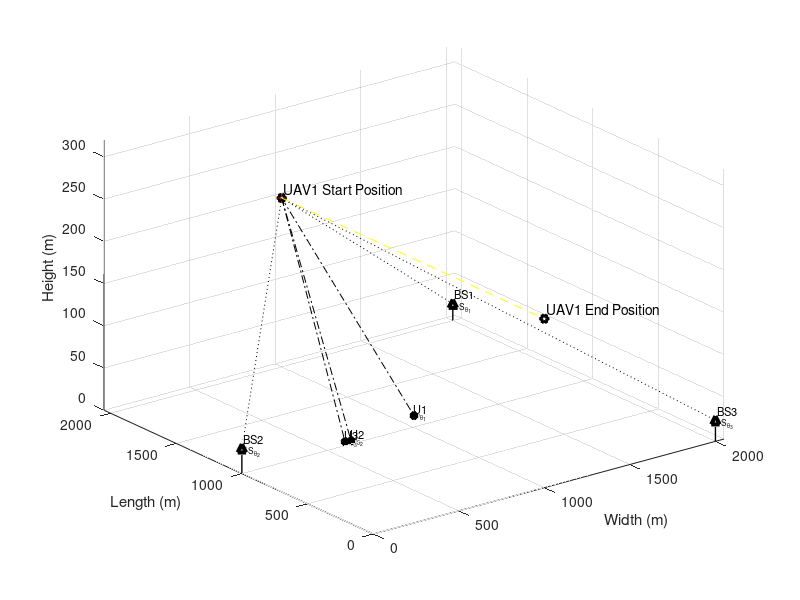

The MATLAB script that drew this image: (Note: this script raises an error after producing the figure.)
clc;
clear variables;
close all;

%% Simulation Environment

enWidth = 2000;             % Simulation Environment Width (X axis)
enLength = 2000;            % Simulation Environment Length (Y axis)
enHeight = 320;             % Simulation Environment Height (Z axis)
maxHeighUAV = 300;          % Maximum Height of UAV
minHeighUAV = 50;           % Minimum Height of UAV
noUsers = 3;                % Number of Users
noBS = 3;                   % Number of Base Sations
noUAV = 1;                  % Number of UAVs

%% Users, Base Sataions and UAV Position

% UAV Position
for i=1:noUAV
    xUAV_S(i) = 1000;       % UAV position in X axis
    yUAV_S(i) = enLength;      % UAV position in Y axis
    zUAV_S(i) = 200;%randi([minHeighUAV,maxHeighUAV]);   % UAV position in Z axis
end

% UAV End Position
for i=1:noUAV
    xUAV_E(i) = 1000;       % UAV position in X axis
    yUAV_E(i) = 0;      % UAV position in Y axis
    zUAV_E(i) = 200;%randi([minHeighUAV,maxHeighUAV]);   % UAV position in Z axis
end

% UAV Position
for i=1:noUAV
    xUAV(i) = 1000;       % UAV position in X axis
    yUAV(i) = enLength;      % UAV position in Y axis
    zUAV(i) = zUAV_S(i);   % UAV position in Z axis
end

% BS positions
xBS = [2000,0,2000];
yBS = [2000,1000,0];
zBS = [20, 30, 25];

% Users' posision
for i=1:noUsers
    xUser(i) = randi([enWidth/4, 3*enWidth/4]);      % User position in X axis
    yUser(i) = randi([enLength/4, 3*enLength/4]);     % User position in Y axis
    zUser(i) = 0;                   % User position in Z axis = 0
end

%% Figure Plot in Initial State

% User plotting
figure,
userPlot = plot3(xUser,yUser,zUser,'k*','linewidth',3); hold on;
for o=1:noUsers
    textUsers(o) = text(xUser(o)-10,yUser(o)-10,zUser(o)+10,['U',num2str(o)],'FontSize', 8);
    textUsAngle(o) = text(xUser(o)+10,yUser(o)+10,['U_{\theta_{',num2str(o),'}}'],'FontSize', 6);
end

% UAVs Plotting
plot3(xUAV_S, yUAV_S, zUAV_S, 'kh','linewidth', 3);
for o=1:noUAV
    text(xUAV_S(o) + 20, yUAV_S(o) + 10, zUAV_S(o) + 10,['UAV',num2str(o),' Start Position']);
end

plot3(xUAV_E, yUAV_E, zUAV_E, 'kh','linewidth', 3);
for o=1:noUAV
    text(xUAV_E(o) + 20, yUAV_E(o) + 10, zUAV_E(o) + 10,['UAV',num2str(o),' End Position']);
end

% BSs Plotting
plot3(xBS, yBS, zBS, 'k^','linewidth', 3);
for o=1:noBS
    plot3([xBS(o) xBS(o)], [yBS(o) yBS(o)],[zBS(o) 0], 'k-','linewidth', 1); drawnow
    text(xBS(o) + 20, yBS(o) + 10, zBS(o) + 10,['BS', num2str(o)],'FontSize', 8);
    textBSAngle(o) = text(xBS(o)+10,yBS(o)+10,zBS(o)-5,['BS_{\theta_{',num2str(o),'}}'],'FontSize', 6);
end

% Plotting LoS Channel between BSs and UAVs
for i = 1:noUAV
    for directBS = 1:noBS
        plot3([xUAV(i) xBS(directBS)], [yUAV(i) yBS(directBS)],[zUAV(i) zBS(directBS)], 'k:','linewidth', 0.5); drawnow
    end
end



% Plotting LoS Channel between users and UAVs
for i = 1:noUAV
    for directUsers = 1:noUsers
        plot3([xUAV(i) xUser(directUsers)], [yUAV(i) yUser(directUsers)],[zUAV(i) zUser(directUsers)], 'k-.','linewidth', 0.5); drawnow
    end
end

% Plotting UAV default path
for i = 1:noUAV
    plot3([xUAV_S(i) xUAV_E(i)], [yUAV_S(i) yUAV_E(i)],[zUAV_S(i) zUAV_E(i)], 'y--','linewidth', 0.5); drawnow
end

mx = (zUAV_S - zUAV_E)/(yUAV_S - yUAV_E);
c = zUAV_S - mx*yUAV_S;

%eqY = m*x + c;

% 3D Plot labels
xlim([0 2050])
ylim([0 2050])
zlim([0 320])
xlabel('Width (m)');
ylabel('Length (m)');
zlabel('Height (m)');
grid on; hold on; drawnow

index = 1;

%% Information for path loss model

eta = 2.5;              % Path Loss Component
b_0dB = -50;            % Reference Channel Gain in dB
b_0 = db2pow(b_0dB);    % Reference Channel Gain in linear scale
k = 0.01;               % Additional attenuation for NLoS

%% Infromation for Rician Fading Model

% Rician factor
K_min = 4;      % K_min value in dB
K_max = 12;     % K_max value in dB

A1 = db2pow(K_min);
A2 = (2/pi)*log((db2pow(K_max))/A1);

%N = 10^5;
g = sqrt(1/2)*(randn(1,1)+1i*randn(1,1));

%% Simulation

for j = enLength:-100:0
    for i=1:noUAV
        zUAV(i) = mx*j + c;
        yUAV(i) = j;
        plot3(xUAV(i),  yUAV(i),  zUAV(i), 'r+','linewidth', 0.5);hold on;

        % LoS distance between UAVs and BSs
        for bm=1:noBS
            groundDisUAV_BS(i,bm) = sqrt((xUAV(i)-xBS(bm))^2 + (yUAV(i)-yBS(bm))^2);
            DisUAV_BS(i,bm) = sqrt(groundDisUAV_BS(i,bm)^2 + (zBS(bm)-zUAV(i))^2);
            
            % Elavation Angle in radiant between UAVs and Users
            angleUAV_BS(i,bm) = atan(abs(zBS(bm)-zUAV(i))/groundDisUAV_BS(i,bm))*(180/pi);
            
            PLoS_BS(index,i,bm) = 1/(1+(10*exp(-0.6*(angleUAV_BS(i,bm)-10))));
            
            pow_LoS_BS = b_0*(DisUAV_BS(i,bm)^(-eta));
            pow_NLoS_BS = k*b_0*(DisUAV_BS(i,bm)^(-eta));
            Ch_pow_LoS_BS(index,i,bm) = pow2db(pow_LoS_BS); 
            Ch_pow_NLoS_BS(index,i,bm) = pow2db(pow_NLoS_BS);
            
            % Expected Path Loss Channel gain
            E_bd_BS = PLoS_BS(index,i,bm)*pow_LoS_BS + (1 - PLoS_BS(index,i,bm))*pow_NLoS_BS;
            E_bd_dB_BS(index,i,bm) = pow2db(E_bd_BS); % in dB
            
            % Angle depend rician factor
            K_UAV_BS(i,bm) = A1*exp(A2*angleUAV_BS(i,bm)*(pi/180));
            
            g_UAV_BS(i,bm) = sqrt(K_UAV_BS(i,bm)/(1+K_UAV_BS(i,bm)))*g + sqrt(1/(1+K_UAV_BS(i,bm)))*g;
            
            h_UAV_BS(index,i,bm) = sqrt(pow_LoS_BS)*g_UAV_BS(i,bm);
            
            h_UAV_BS_dB(index,i,bm) = pow2db(abs(h_UAV_BS(index,i,bm))^2);
            
        end
        
        % LoS distance between UAVs and Users
        for m=1:noUsers
            groundDisUAV_User(i,m) = sqrt((xUAV(i)-xUser(m))^2 + (yUAV(i)-yUser(m))^2);
            DisUAV_User(i,m) = sqrt(groundDisUAV_User(i,m)^2 + zUAV(i)^2);
            
            % Elavation Angle in radiant between UAVs and Users
            angleUAV_User(i,m) = atan(zUAV(i)/groundDisUAV_User(i,m))*(180/pi);
            
            
            PLoS(index,i,m) = 1/(1+(10*exp(-0.6*(angleUAV_User(i,m)-10))));
            
            pow_LoS = b_0*(DisUAV_User(i,m)^(-eta));
            pow_NLoS = k*b_0*(DisUAV_User(i,m)^(-eta));
            Ch_pow_LoS(index,i,m) = pow2db(pow_LoS); 
            Ch_pow_NLoS(index,i,m) = pow2db(pow_NLoS);
            
            % Expected Path Loss Channel gain
            E_bd = PLoS(index,i,m)*pow_LoS + (1 - PLoS(index,i,m))*pow_NLoS;
            E_bd_dB(index,i,m) = pow2db(E_bd); % in dB
            
            
            % Angle depend rician factor
            K_UAV_User(i,m) = A1*exp(A2*angleUAV_User(i,m)*(pi/180));
            
            g_UAV_User(i,m) = sqrt(K_UAV_User(i,m)/(1+K_UAV_User(i,m)))*g + sqrt(1/(1+K_UAV_User(i,m)))*g;
            
            h_UAV_Users(index,i,m) = sqrt(pow_LoS)*g_UAV_User(i,m);
            
            h_UAV_Users_dB(index,i,m) = pow2db(abs(h_UAV_Users(index,i,m))^2);
           
        end
        
        % Power coefficeints calculation for users
        [pow_coef_array_ch(index,:), pow_coef_array_fr(index,:)] = findPowCoeff(abs(h_UAV_Users(index,i,:)),noUsers);
        
        % Achievable Rate Calculations for Users
        [achievableRate_ch(index,:), achievableRate_fr(index,:)] = findAchievableRate(h_UAV_Users(index,i,:),pow_coef_array_ch(index,:),pow_coef_array_fr(index,:),noUsers);
        
        % Achievable Rate Calculations for BSs
        achievableRate_BS(index,:) = findAchievableRate_BS(h_UAV_BS(index,i,:),noBS);
        
        % Achievable Rate Calculations for Users in SWIPT model
        [achievableRate_ch_SWIPT(index,:), achievableRate_fr_SWIPT(index,:)] = findAchievableRate_SWIPT(h_UAV_Users(index,i,:),h_UAV_BS(index,i,:),pow_coef_array_ch(index,:),pow_coef_array_fr(index,:),noUsers);
        
        minRate = min(achievableRate_ch(index,:))
        if index>1 && index<21
            updatedPosition = positionUpdate_PSO(xUAV(i),yUAV(i),zUAV(i),minRate,noUsers,xUser,yUser,g);
            up_xUAV(index,i) = xUAV(i) + updatedPosition.position(1);
            up_zUAV(index,i) = zUAV(i) + updatedPosition.position(2);
            up_yUAV(index,i) = yUAV(i);
        else
            up_xUAV(index,i) = xUAV(i);
            up_yUAV(index,i) = yUAV(i);
            up_zUAV(index,i) = zUAV(i);
        end
        plot3(up_xUAV(index,i),  up_yUAV(index,i),  up_zUAV(index,i), 'gh','linewidth', 0.5);hold on;
        
        if index>1 
            plot3([up_xUAV(index-1,i) up_xUAV(index,i)], [up_yUAV(index-1,i) up_yUAV(index,i)],[up_zUAV(index-1,i) up_zUAV(index,i)], 'g--','linewidth', 0.5); drawnow
        end
       % updatedPosition.minRate
        % LoS distance between UAVs and BSs
        for bm=1:noBS
            groundDisUAV_BS_Up(i,bm) = sqrt((up_xUAV(index,i)-xBS(bm))^2 + (up_yUAV(index,i)-yBS(bm))^2);
            DisUAV_BS_Up(i,bm) = sqrt(groundDisUAV_BS_Up(i,bm)^2 + (zBS(bm)-up_zUAV(index,i))^2);
            
            % Elavation Angle in radiant between UAVs and Users
            angleUAV_BS_Up(i,bm) = atan(abs(zBS(bm)-up_zUAV(index,i))/groundDisUAV_BS_Up(i,bm))*(180/pi);
            
            PLoS_BS_Up(index,i,bm) = 1/(1+(10*exp(-0.6*(angleUAV_BS_Up(i,bm)-10))));
            
            pow_LoS_BS_Up = b_0*(DisUAV_BS_Up(i,bm)^(-eta));
            pow_NLoS_BS_Up = k*b_0*(DisUAV_BS_Up(i,bm)^(-eta));
            Ch_pow_LoS_BS_Up(index,i,bm) = pow2db(pow_LoS_BS_Up); 
            Ch_pow_NLoS_BS_Up(index,i,bm) = pow2db(pow_NLoS_BS_Up);
            
            % Expected Path Loss Channel gain
            E_bd_BS_Up = PLoS_BS_Up(index,i,bm)*pow_LoS_BS_Up + (1 - PLoS_BS_Up(index,i,bm))*pow_NLoS_BS_Up;
            E_bd_dB_BS_Up(index,i,bm) = pow2db(E_bd_BS_Up); % in dB
            
            % Angle depend rician factor
            K_UAV_BS_Up(i,bm) = A1*exp(A2*angleUAV_BS_Up(i,bm)*(pi/180));
            
            g_UAV_BS_Up(i,bm) = sqrt(K_UAV_BS_Up(i,bm)/(1+K_UAV_BS_Up(i,bm)))*g + sqrt(1/(1+K_UAV_BS_Up(i,bm)))*g;
            
            h_UAV_BS_Up(index,i,bm) = sqrt(pow_LoS_BS_Up)*g_UAV_BS_Up(i,bm);
            
            h_UAV_BS_dB_Up(index,i,bm) = pow2db(abs(h_UAV_BS_Up(index,i,bm))^2);
            
        end
        
        % LoS distance between UAVs and Users
        for m=1:noUsers
            groundDisUAV_User_Up(i,m) = sqrt((up_xUAV(index,i)-xUser(m))^2 + (up_yUAV(index,i)-yUser(m))^2);
            DisUAV_User_Up(i,m) = sqrt(groundDisUAV_User_Up(i,m)^2 + up_zUAV(index,i)^2);
            
            % Elavation Angle in radiant between UAVs and Users
            angleUAV_User_Up(i,m) = atan(up_zUAV(index,i)/groundDisUAV_User_Up(i,m))*(180/pi);
            
            
            PLoS_Up(index,i,m) = 1/(1+(10*exp(-0.6*(angleUAV_User_Up(i,m)-10))));
            
            pow_LoS_Up = b_0*(DisUAV_User_Up(i,m)^(-eta));
            pow_NLoS_Up = k*b_0*(DisUAV_User_Up(i,m)^(-eta));
            Ch_pow_LoS_Up(index,i,m) = pow2db(pow_LoS_Up); 
            Ch_pow_NLoS_Up(index,i,m) = pow2db(pow_NLoS_Up);
            
            % Expected Path Loss Channel gain
            E_bd_Up = PLoS_Up(index,i,m)*pow_LoS_Up + (1 - PLoS_Up(index,i,m))*pow_NLoS_Up;
            E_bd_dB_Up(index,i,m) = pow2db(E_bd_Up); % in dB
            
            
            % Angle depend rician factor
            K_UAV_User_Up(i,m) = A1*exp(A2*angleUAV_User_Up(i,m)*(pi/180));
            
            g_UAV_User_Up(i,m) = sqrt(K_UAV_User_Up(i,m)/(1+K_UAV_User_Up(i,m)))*g + sqrt(1/(1+K_UAV_User_Up(i,m)))*g;
            
            h_UAV_Users_Up(index,i,m) = sqrt(pow_LoS_Up)*g_UAV_User_Up(i,m);
            
            h_UAV_Users_dB_Up(index,i,m) = pow2db(abs(h_UAV_Users_Up(index,i,m))^2);
           
        end
%         %%%%%%%%%%%%%%%%%%%%%%%%%%%%%%%%%%%%%%%%%%%%%%%%%%%%%%%%%%%%%%%%%%%%%%%%%%%%%%%%%%%%%%%%%%%%%%%%%%
%         minRate_SWIPT = min(achievableRate_ch_SWIPT(index,:))
%         if index>1 && index<21
%             updatedPosition_SWIPT = positionUpdate_PSO_SWIPT(xUAV(i),yUAV(i),zUAV(i),xBS,yBS,zBS,minRate,noUsers,xUser,yUser,g,noBS);
%             up_xUAV_SWIPT(index,i) = xUAV(i) + updatedPosition_SWIPT.position(1);
%             up_zUAV_SWIPT(index,i) = zUAV(i) + updatedPosition_SWIPT.position(2);
%             up_yUAV_SWIPT(index,i) = yUAV(i);
%         else
%             up_xUAV_SWIPT(index,i) = xUAV(i);
%             up_yUAV_SWIPT(index,i) = yUAV(i);
%             up_zUAV_SWIPT(index,i) = zUAV(i);
%         end
%         plot3(up_xUAV_SWIPT(index,i),  up_yUAV_SWIPT(index,i),  up_zUAV_SWIPT(index,i), 'gp','linewidth', 0.5);hold on;
%         
%         if index>1 
%             plot3([up_xUAV_SWIPT(index-1,i) up_xUAV_SWIPT(index,i)], [up_yUAV_SWIPT(index-1,i) up_yUAV_SWIPT(index,i)],[up_zUAV_SWIPT(index-1,i) up_zUAV_SWIPT(index,i)], 'm--','linewidth', 0.5); drawnow
%         end
%        % updatedPosition.minRate
%         % LoS distance between UAVs and BSs
%         for bm=1:noBS
%             groundDisUAV_BS_Up_SWIPT(i,bm) = sqrt((up_xUAV_SWIPT(index,i)-xBS(bm))^2 + (up_yUAV_SWIPT(index,i)-yBS(bm))^2);
%             DisUAV_BS_Up_SWIPT(i,bm) = sqrt(groundDisUAV_BS_Up_SWIPT(i,bm)^2 + (zBS(bm)-up_zUAV_SWIPT(index,i))^2);
%             
%             % Elavation Angle in radiant between UAVs and Users
%             angleUAV_BS_Up_SWIPT(i,bm) = atan(abs(zBS(bm)-up_zUAV_SWIPT(index,i))/groundDisUAV_BS_Up_SWIPT(i,bm))*(180/pi);
%             
%             PLoS_BS_Up_SWIPT(index,i,bm) = 1/(1+(10*exp(-0.6*(angleUAV_BS_Up_SWIPT(i,bm)-10))));
%             
%             pow_LoS_BS_Up_SWIPT = b_0*(DisUAV_BS_Up_SWIPT(i,bm)^(-eta));
%             pow_NLoS_BS_Up_SWIPT = k*b_0*(DisUAV_BS_Up_SWIPT(i,bm)^(-eta));
%             Ch_pow_LoS_BS_Up_SWIPT(index,i,bm) = pow2db(pow_LoS_BS_Up_SWIPT); 
%             Ch_pow_NLoS_BS_Up_SWIPT(index,i,bm) = pow2db(pow_NLoS_BS_Up_SWIPT);
%             
%             % Expected Path Loss Channel gain
%             E_bd_BS_Up_SWIPT = PLoS_BS_Up_SWIPT(index,i,bm)*pow_LoS_BS_Up_SWIPT + (1 - PLoS_BS_Up_SWIPT(index,i,bm))*pow_NLoS_BS_Up_SWIPT;
%             E_bd_dB_BS_Up_SWIPT(index,i,bm) = pow2db(E_bd_BS_Up_SWIPT); % in dB
%             
%             % Angle depend rician factor
%             K_UAV_BS_Up_SWIPT(i,bm) = A1*exp(A2*angleUAV_BS_Up_SWIPT(i,bm)*(pi/180));
%             
%             g_UAV_BS_Up_SWIPT(i,bm) = sqrt(K_UAV_BS_Up_SWIPT(i,bm)/(1+K_UAV_BS_Up_SWIPT(i,bm)))*g + sqrt(1/(1+K_UAV_BS_Up_SWIPT(i,bm)))*g;
%             
%             h_UAV_BS_Up_SWIPT(index,i,bm) = sqrt(pow_LoS_BS_Up_SWIPT)*g_UAV_BS_Up_SWIPT(i,bm);
%             
%             h_UAV_BS_dB_Up_SWIPT(index,i,bm) = pow2db(abs(h_UAV_BS_Up_SWIPT(index,i,bm))^2);
%             
%         end
%         
%         % LoS distance between UAVs and Users
%         for m=1:noUsers
%             groundDisUAV_User_Up_SWIPT(i,m) = sqrt((up_xUAV_SWIPT(index,i)-xUser(m))^2 + (up_yUAV_SWIPT(index,i)-yUser(m))^2);
%             DisUAV_User_Up_SWIPT(i,m) = sqrt(groundDisUAV_User_Up_SWIPT(i,m)^2 + up_zUAV_SWIPT(index,i)^2);
%             
%             % Elavation Angle in radiant between UAVs and Users
%             angleUAV_User_Up_SWIPT(i,m) = atan(up_zUAV_SWIPT(index,i)/groundDisUAV_User_Up_SWIPT(i,m))*(180/pi);
%             
%             
%             PLoS_Up_SWIPT(index,i,m) = 1/(1+(10*exp(-0.6*(angleUAV_User_Up_SWIPT(i,m)-10))));
%             
%             pow_LoS_Up_SWIPT = b_0*(DisUAV_User_Up_SWIPT(i,m)^(-eta));
%             pow_NLoS_Up_SWIPT = k*b_0*(DisUAV_User_Up_SWIPT(i,m)^(-eta));
%             Ch_pow_LoS_Up_SWIPT(index,i,m) = pow2db(pow_LoS_Up_SWIPT); 
%             Ch_pow_NLoS_Up_SWIPT(index,i,m) = pow2db(pow_NLoS_Up_SWIPT);
%             
%             % Expected Path Loss Channel gain
%             E_bd_Up_SWIPT = PLoS_Up_SWIPT(index,i,m)*pow_LoS_Up_SWIPT + (1 - PLoS_Up_SWIPT(index,i,m))*pow_NLoS_Up_SWIPT;
%             E_bd_dB_Up_SWIPT(index,i,m) = pow2db(E_bd_Up_SWIPT); % in dB
%             
%             
%             % Angle depend rician factor
%             K_UAV_User_Up_SWIPT(i,m) = A1*exp(A2*angleUAV_User_Up_SWIPT(i,m)*(pi/180));
%             
%             g_UAV_User_Up_SWIPT(i,m) = sqrt(K_UAV_User_Up_SWIPT(i,m)/(1+K_UAV_User_Up_SWIPT(i,m)))*g + sqrt(1/(1+K_UAV_User_Up_SWIPT(i,m)))*g;
%             
%             h_UAV_Users_Up_SWIPT(index,i,m) = sqrt(pow_LoS_Up_SWIPT)*g_UAV_User_Up_SWIPT(i,m);
%             
%             h_UAV_Users_dB_Up_SWIPT(index,i,m) = pow2db(abs(h_UAV_Users_Up_SWIPT(index,i,m))^2);
%            
%         end
% 
%         
%         
%         
%         %%%%%%%%%%%%%%%%%%%%%%%%%%%%%%%%%%%%%%%%%%%%%%%%%%%%%%%%%%%%%%%%%%%%%%%%%%%%%%%%%%%%%%%%%%%%%%%%%
        % Power coefficeints calculation for users
        [pow_coef_array_ch_Up(index,:), pow_coef_array_fr_Up(index,:)] = findPowCoeff(abs(h_UAV_Users_Up(index,i,:)),noUsers);
        
        % Achievable Rate Calculations for Users
        [achievableRate_ch_Up(index,:), achievableRate_fr_Up(index,:)] = findAchievableRate(h_UAV_Users_Up(index,i,:),pow_coef_array_ch_Up(index,:),pow_coef_array_fr_Up(index,:),noUsers);
        
        % Achievable Rate Calculations for BSs
        achievableRate_BS_Up(index,:) = findAchievableRate_BS(h_UAV_BS_Up(index,i,:),noBS);
        
        % Achievable Rate Calculations for Users in SWIPT model
        [achievableRate_ch_SWIPT_Up(index,:), achievableRate_fr_SWIPT_Up(index,:)] = findAchievableRate_SWIPT(h_UAV_Users_Up(index,i,:),h_UAV_BS_Up(index,i,:),pow_coef_array_ch_Up(index,:),pow_coef_array_fr_Up(index,:),noUsers);
        
        minAchRate(index) = min(achievableRate_ch(index,:));
        minAchRate_Up(index) = min(achievableRate_ch_Up(index,:));
        
        minAchRate_SWIPT(index) = min(achievableRate_ch_SWIPT(index,:));
        minAchRate_Up_SWIPT(index) = min(achievableRate_ch_SWIPT_Up(index,:));
        
        
%     
%         
%         %%%%%%%%%%%%%%%%%%%%%%%%%%%%%%%%%%%%%%%%%%%%%%%%%%%%%%%%%%%%%%%%%%%%%%%%%%%%%%%%%%%%%%%%%%%%%%%%%%%
%         
%         % Power coefficeints calculation for users
%         [pow_coef_array_ch_Up_SWIPT(index,:), pow_coef_array_fr_Up_SWIPT(index,:)] = findPowCoeff(abs(h_UAV_Users_Up_SWIPT(index,i,:)),noUsers);
%         
%         % Achievable Rate Calculations for Users
%         %[achievableRate_ch_Up_SWIPT(index,:), achievableRate_fr_Up_SWIPT(index,:)] = findAchievableRate(h_UAV_Users_Up_SWIPT(index,i,:),pow_coef_array_ch_Up_SWIPT(index,:),pow_coef_array_fr_Up_SWIPT(index,:),noUsers);
%         
%         % Achievable Rate Calculations for BSs
%         %achievableRate_BS_Up_SWIPT(index,:) = findAchievableRate_BS(h_UAV_BS_Up_SWIPT(index,i,:),noBS);
%         
%         % Achievable Rate Calculations for Users in SWIPT model
%         [achievableRate_ch_SWIPT_Up(index,:), achievableRate_fr_SWIPT_Up(index,:)] = findAchievableRate_SWIPT(h_UAV_Users_Up_SWIPT(index,i,:),h_UAV_BS_Up_SWIPT(index,i,:),pow_coef_array_ch_Up_SWIPT(index,:),pow_coef_array_fr_Up_SWIPT(index,:),noUsers);
%         
%         %%%%%%%%%%%%%%%%%%%%%%%%%%%%%%%%%%%%%%%%%%%%%%%%%%%%%%%%%%%%%%%%%%%%%%%%%%%%%%%%%%%%%%%%%%%%%%%%%%%
%         
%         minAchRate_SWIPT(index) = min(achievableRate_ch_SWIPT(index,:));
%         minAchRate_Up_SWIPT(index) = min(achievableRate_ch_SWIPT_Up(index,:));
%         
        
    end
    index = index +1;
end


%%%%%%%%%%%%%%%%%%%%%%%%%%%%%%%%%%%%%%%%%%%%%%%%%%%%%%%%%%%%%%%%%%%%
% PLoS for Users
steps = 1:21;
figure;
plot(steps,PLoS(:,1,1),'k--^','linewidth', 1);hold on;
plot(steps,PLoS(:,1,2),'k--square','linewidth', 1);
plot(steps,PLoS(:,1,3),'k--diamond','linewidth', 1);

title('Line of Sight Probablility between UAV and GUs in each Step')
xlabel('Steps')
ylabel('Probability')
xlim([1 21])
ylim([0 1])
legend('User 1', 'User 2', 'User 3');
grid on;


%%%%%%%%%%%%%%%%%%%%%%%%%%%%%%%%%%%%%%%%%%%%%%%%%%%%%%%%%%%%%%%%%%%%%%%%%%%
% PLoS for BSs
figure;
plot(steps,PLoS_BS(:,1,1),'k--o','linewidth', 1);hold on;
plot(steps,PLoS_BS(:,1,2),'k--*','linewidth', 1);
plot(steps,PLoS_BS(:,1,3),'k--x','linewidth', 1);

xlim([1 21])
ylim([0 0.2])
title('Line of Sight Probablility between UAV and BSs in each Step')
xlabel('Steps')
ylabel('Probability')
legend('BS 1', 'BS 2', 'BS 3');
grid on;

%%%%%%%%%%%%%%%%%%%%%%%%%%%%%%%%%%%%%%%%%%%%%%%%%%%%%%%%%%%%%%%%%%%%%%%%%%%%%%%%%%%%%%%%%%%%%%
% Channel power Users
figure;
% plot(steps,E_bd_dB(:,1,1),'m-^','linewidth', 1);hold on;
% plot(steps,E_bd_dB(:,1,2),'g-^','linewidth', 1);
% plot(steps,E_bd_dB(:,1,3),'c-^','linewidth', 1);

plot(steps,h_UAV_Users_dB(:,1,1),'k--^','linewidth', 1);hold on;
plot(steps,h_UAV_Users_dB(:,1,2),'k--square','linewidth', 1);
plot(steps,h_UAV_Users_dB(:,1,3),'k--diamond','linewidth', 1);

title('Rician Channel Power between UAV and GUs in each Step')
xlabel('Steps')
ylabel('Channel power in dB')
xlim([1 21])
%ylim([0 1])
legend('User 1', 'User 2', 'User 3');
grid on;

%%%%%%%%%%%%%%%%%%%%%%%%%%%%%%%%%%%%%%%%%%%%%%%%%%%%%%%%%%%%%%%%%%%%%%%%%%%%%%%%%%%%%%%%%%%%%%%%%%%%%%%%%%%%%%%%%%%%%%%%%%%%
% Channel power BSs
figure;

plot(steps,h_UAV_BS_dB(:,1,1),'k--o','linewidth', 1);hold on;
plot(steps,h_UAV_BS_dB(:,1,2),'k--*','linewidth', 1);
plot(steps,h_UAV_BS_dB(:,1,3),'k--x','linewidth', 1);

title('Rician Channel Power between UAV and BSs in each Step')
xlabel('Steps')
ylabel('Channel power in dB')
xlim([1 21])
%ylim([0 1])
legend('BS 1', 'BS 2', 'BS 3');
grid on;

%%%%%%%%%%%%%%%%%%%%%%%%%%%%%%%%%%%%%%%%%%%%%%%%%%%%%%%%%%%%%%%%%%%%%%%%%%%%%%%%%%%%%%%%%%%%%%%%%%%%%%%%%%%%%%%%%%%%%%%%%%%%%%%%%%%%%%%%%%%%%%
% Achievable rate for Users
figure;
plot(steps,achievableRate_ch(:,1),'c--^','linewidth', 1);hold on;
plot(steps,achievableRate_ch(:,2),'c--square','linewidth', 1);
plot(steps,achievableRate_ch(:,3),'c--diamond','linewidth', 1);

plot(steps,achievableRate_ch_Up(:,1),'y-^','linewidth', 1);hold on;
plot(steps,achievableRate_ch_Up(:,2),'y-square','linewidth', 1);
plot(steps,achievableRate_ch_Up(:,3),'y-diamond','linewidth', 1);

title('Achievable Rate for GUs in each Step (With Channel based Power Coefficeints)')
xlim([1 21])
%ylim([0 1])
xlabel('Steps')
ylabel('Achievable Rate in bps')
legend('User 1', 'User 2', 'User 3','User 1 (Optimized)', 'User 2 (Optimized)', 'User 3 (Optimized)');
grid on;
% 
% %%%%%%%%%%%%%%%%%%%%%%%%%%%%%%%%%%%%%%%%%%%%%%%%%%%%%%%%%%%%%%%%%%%%%%%%%%%%%%%%%%%%%%%%%%%%%%%%%%%%%%%%%%%%%%%%%%%%%%%%%%%%%%%%%%%%%%%%%%%
% figure
% plot(steps,achievableRate_fr(:,1),'m^--','linewidth', 1);hold on;
% plot(steps,achievableRate_fr(:,2),'g^--','linewidth', 1);
% plot(steps,achievableRate_fr(:,3),'c^--','linewidth', 1);
% 
% plot(steps,achievableRate_fr_Up(:,1),'b^-','linewidth', 1);hold on;
% plot(steps,achievableRate_fr_Up(:,2),'r^-','linewidth', 1);
% plot(steps,achievableRate_fr_Up(:,3),'k^-','linewidth', 1);
% 
% title('Achievable Rate for GUs in each Step (With Fraction value based Power Coefficeints)')
% xlim([1 21])
% %ylim([0 1])
% xlabel('Steps')
% ylabel('Achievable Rate in bps')
% legend('User 1', 'User 2', 'User 3','User 1 (Optimized)', 'User 2 (Optimized)', 'User 3 (Optimized)');
% grid on;
% 

%Achievable rate for BSs
figure;
plot(steps,achievableRate_BS(:,1),'c--o','linewidth', 1);hold on;
plot(steps,achievableRate_BS(:,2),'c--*','linewidth', 1);
plot(steps,achievableRate_BS(:,3),'c--x','linewidth', 1);

plot(steps,achievableRate_BS_Up(:,1),'y-o','linewidth', 1);hold on;
plot(steps,achievableRate_BS_Up(:,2),'y-*','linewidth', 1);
plot(steps,achievableRate_BS_Up(:,3),'y-x','linewidth', 1);

title('Achievable Rate for BSs in each Step (With Channel based Power Coefficeints)')
xlim([1 21])
%ylim([0 1])
legend('BS 1', 'BS 2', 'BS 3','BS 1 (Optimized)', 'BS 2 (Optimized)', 'BS 3 (Optimized)');
grid on;
% 
%%%%%%%%%%%%%%%%%%%%%%%%%%%%%%%%%%%%%%%%%%%%%%%%%%%%%%%%%%%%%%%%%%%%%%%%%%%%%%%%%%%%%%%%%%%

% Achievable rate for Users SWIPT Model
figure;
plot(steps,achievableRate_ch_SWIPT(:,1),'c--^','linewidth', 1);hold on;
plot(steps,achievableRate_ch_SWIPT(:,2),'c--square','linewidth', 1);
plot(steps,achievableRate_ch_SWIPT(:,3),'c--diamond','linewidth', 1);

plot(steps,achievableRate_ch_SWIPT_Up(:,1),'y-^','linewidth', 1);hold on;
plot(steps,achievableRate_ch_SWIPT_Up(:,2),'y-square','linewidth', 1);
plot(steps,achievableRate_ch_SWIPT_Up(:,3),'y-diamond','linewidth', 1);

title('Achievable Rate for GUs in each Step in SWIPT Model (With Channel based Power Coefficeints)')
xlim([1 21])
%ylim([0 1])
xlabel('Steps')
ylabel('Achievable Rate in bps')
legend('User 1', 'User 2', 'User 3','User 1 (Optimized)', 'User 2 (Optimized)', 'User 3 (Optimized)');
grid on;
% 
% %%%%%%%%%%%%%%%%%%%%%%%%%%%%%%%%%%%%%%%%%%%%%%%%%%%%%%%%%%%%%%%%%%%%%%%%%%%%%%%%%%%%%%%%%%%%%%%%%%%%%%%%%%%%
% figure;
% plot(steps,achievableRate_fr_SWIPT(:,1),'m^--','linewidth', 1);hold on;
% plot(steps,achievableRate_fr_SWIPT(:,2),'g^--','linewidth', 1);
% plot(steps,achievableRate_fr_SWIPT(:,3),'c^--','linewidth', 1);
% 
% plot(steps,achievableRate_fr_SWIPT_Up(:,1),'b^-','linewidth', 1);hold on;
% plot(steps,achievableRate_fr_SWIPT_Up(:,2),'r^-','linewidth', 1);
% plot(steps,achievableRate_fr_SWIPT_Up(:,3),'k^-','linewidth', 1);
% 
% title('Achievable Rate for GUs in each Step in SWIPT Model (With Fraction value based Power Coefficeints)')
% xlim([1 21])
% %ylim([0 1])
% xlabel('Steps')
% ylabel('Achievable Rate in bps')
% legend('User 1', 'User 2', 'User 3','User 1 (Optimized)', 'User 2 (Optimized)', 'User 3 (Optimized)');
% grid on;
% 
%%%%%%%%%%%%%%%%%%%%%%%%%%%%%%%%%%%%%%%%%%%%%%%%%%%%%%%%%%%%%%%%%%%%%%%%%%%%%%%%%%%%%%%%%%%
figure;
plot(steps,minAchRate(:),'g--<','linewidth', 1);hold on;

plot(steps,minAchRate_Up(:),'m-<','linewidth', 1);

title('Minimum Achievable Rate of Network in each Step (With Channel based based Power Coefficeints)')
xlim([1 21])
%ylim([0 1])
xlabel('Steps')
ylabel('Achievable Rate in bps')
legend('Minimum Rate (before Optimized)', 'Minimum Rate (After Optimized)');
grid on;


figure;
plot(steps,minAchRate_SWIPT(:),'g-->','linewidth', 1);hold on;

plot(steps,minAchRate_Up_SWIPT(:),'m->','linewidth', 1);

title('Minimum Achievable Rate of Network in each Step in SWIPT Model (With Channel based based Power Coefficeints)')
xlim([1 21])
%ylim([0 1])
xlabel('Steps')
ylabel('Achievable Rate in bps')
legend('Minimum Rate (before Optimized)', 'Minimum Rate (After Optimized)');
grid on;